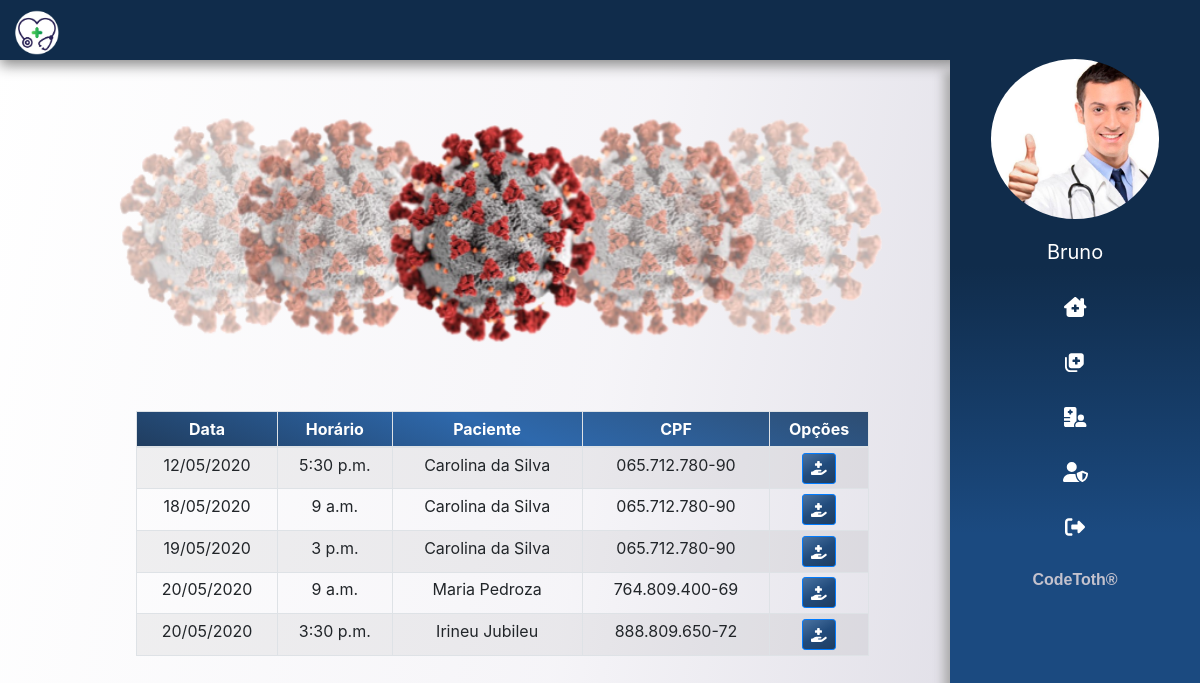
The app's page /consulta/ (signed in) with its own data.
### app/medico/models.py (models this page shows)
class Medico(models.Model):
    usuario = models.ForeignKey(User, on_delete=models.CASCADE)
    nome = models.CharField(max_length=150)
    sexo = models.CharField(max_length=1)
    data_nascimento = models.DateField()
    crm = models.CharField(max_length=20, unique=True)
    cpf = models.CharField(max_length=20, unique=True)
    rg = models.CharField(max_length=20, unique=True)
    email = models.EmailField()
    foto = models.ImageField(upload_to=f'fotos/{time.time()}', blank=True)
    ativo = models.BooleanField(default=True)

### app/consulta/models.py (models this page shows)
class Consulta(models.Model):
    data = models.DateField()
    hora = models.TimeField()
    medico = models.ForeignKey(Medico, on_delete=models.CASCADE)
    atendente = models.ForeignKey(Atendente, on_delete=models.CASCADE)
    paciente = models.ForeignKey(Paciente, on_delete=models.CASCADE)

### app/paciente/models.py (models this page shows)
class Paciente(models.Model):
    nome = models.CharField(max_length=200)
    sexo = models.CharField(max_length=1)
    data_nascimento = models.DateField()
    cpf = models.CharField(max_length=20, unique=True)
    rg = models.CharField(max_length=20, unique=True)
    carteira_convenio = models.CharField(max_length=30, unique=True)
    peso = models.FloatField()
    altura = models.FloatField()
    endereco = models.CharField(max_length=250)
    end_num = models.IntegerField()
    complemento = models.CharField(max_length=50, blank=True)
    email = models.CharField(max_length=50)
    telefone = models.CharField(max_length=14)
    celular = models.CharField(max_length=15)

### app/consulta/views.py (the view)
# urls.py: path('', listar, name='consultas'),
def listar(request):
    dados = get_dados(request)
    data = date.today()
    if dados['tipo'] == 1:
        lst_consultas = Consulta.objects.filter(medico=dados['usuario'], data__gte=data).order_by('data', 'hora')
    else:
        lst_consultas = Consulta.objects.filter(data__gte=data).order_by('data', 'hora')
    paginator = Paginator(lst_consultas, 5)
    page = request.GET.get('page')
    consulta_por_pagina = paginator.get_page(page)
    dados['consultas'] = consulta_por_pagina
    return render(request, 'consulta/consultas.html', dados)

### templates/consulta/consultas.html (shortened to what this page needs)
{% extends 'base.html' %}
{% load static %}
{% block content %}
<section class="container-fluid mx-auto">
  <section class="col-10">
    <div class="col-12 mx-auto">
      {% include 'partials/_campanha.html' %}
      <div class="col-10 mx-auto">
        <div class="table-responsive">
          <table class="table table-sm table-bordered table-striped text-center mx-auto agenda" id="consultas">
            <thead class="colorCustom">
              <tr>
                <th scope="col">Data</th>
                <th scope="col">Horário</th>
                <th scope="col">Paciente</th>
                <th scope="col">CPF</th>
                <th scope="col">Opções</th>
              </tr>
            </thead>
            <tbody>
              {% for consulta in consultas %}
              <tr>
                <th scope="row">{{ consulta.data|date:'d/m/Y' }}</th>
                <th scope="row">{{ consulta.hora }}</th>
                <td>{{ consulta.paciente.nome }}</td>
                <td>{{ consulta.paciente.cpf }}</td>
                {% if tipo == 1 %}
                <td>
                  <a href="{% url 'det-exame' consulta.paciente.id  %}" class="btn btnCustom btn-sm btn-primary">
                    <i class="fas fa-hand-holding-medical"></i></a>
                </td>
                {% endif %}
              </tr>
              {% endfor %}
            </tbody>
          </table>
        </div>
      </div>
    </div>
  </section>
</section>
{% endblock %}

### templates/partials/_sidebar.html (shortened to what this page needs)
{% load static %}
<div class="sidebar">
    <div class="mb-2">
        <img src="{{ usuario.foto.url }}" class="img-fluid  mx-auto d-block" alt="">
    </div>
    <ul>
        <a href="{% url 'edit-user' request.user.id %}"class="func_menu" ><li style="text-transform: capitalize;"> <i> {{ request.user}} </i><span class="dNone"> Dados Pessoais </span></li></a>
        <a href="{% url 'dashboard' %}" class="func_menu"> <li> <i class="fas fa-clinic-medical"></i> <span class="dNone"> Página principal </span></li></a>
        <a href="{% url 'consultas' %}" class="func_menu"> <li> <i class="fas fa-notes-medical"></i>  <span class="dNone"> Consultas </span> </li></a>
        <a href="{% url 'pacientes' %}" class="func_menu"> <li> <i class="fas fa-hospital-user"></i></i>  <span class="dNone">  Pacientes  </span></li></a>
        {% if user.username == 'bruno' %}
        <a href="{% url 'admin:index' %}" target="_blank" class="func_menu"><li> <i class="fas fa-user-shield"></i>  <span class="dNone"> Django Admin </span> </li></a>
        {% endif %}
        <a href="{% url 'logout' %}" class="func_menu"><li><i class="fas fa-sign-out-alt"></i>  <span class="dNone"> Sair </span>  </li></a>
    </ul>
    <div class="text-center pb-3" style="font-weight: bolder;width: 100%;color: #C4C2CD;font-family: 'Play', sans-serif; ">
        <span>CodeToth&#174;</span>
    </div>
</div>

### static/css/app.css (style rules this page uses)
body { background-attachment: fixed; background-size: cover; background-image: linear-gradient(100deg,rgba(255, 255, 255, .5), rgba(236, 234, 241, .5), rgba(213, 211, 222, 1.5)); }
.colorCustom { background: linear-gradient(200deg, #2d4d72, #2e69ad, #203d5f) ; color: #fff; font-weight: bold; }
.btnCustom { background: linear-gradient(150deg, #4b73a1, #214b7c, #203d5f) ; transition: 0.1s all; color: #fff; }
.agenda { margin-top: .25rem !important; margin-bottom: 1.5rem !important; }
.sidebar img { border-radius: 100% !important; height: 160px !important; }
.sidebar { right: 0; top: 3.7rem !important; bottom: 0; width: 250px; background-image: linear-gradient( #102c4b,#102c4b,#1B4A80 , #1B4A80); box-shadow: -5px 12px 10px 1px #aaaaaa; background-attachment: fixed; overflow: hidden; transition: 0.8s all; height: 100% !important; position: fixed; z-index: 1030 !important; }
.sidebar ul li, a { list-style: none; }
.sidebar ul li { margin-top: 5px; padding: .5em; text-decoration: none; color: rgb(255, 255, 255); width: 100%; font-size: 20px; text-align: center; display: block; transition: 0.6s all; }

### records on screen
Medico: foto (picture)
Consulta: data "12/05/2020", hora "5:30 p.m.", paciente.nome "Carolina da Silva", paciente.cpf "065.712.780-90"
Consulta: data "18/05/2020", hora "9 a.m.", paciente.nome "Carolina da Silva", paciente.cpf "065.712.780-90"
Consulta: data "19/05/2020", hora "3 p.m.", paciente.nome "Carolina da Silva", paciente.cpf "065.712.780-90"
Consulta: data "20/05/2020", hora "9 a.m.", paciente.nome "Maria Pedroza", paciente.cpf "764.809.400-69"
Consulta: data "20/05/2020", hora "3:30 p.m.", paciente.nome "Irineu Jubileu", paciente.cpf "888.809.650-72"

### other values on screen
{{ request.user }} "Bruno"
